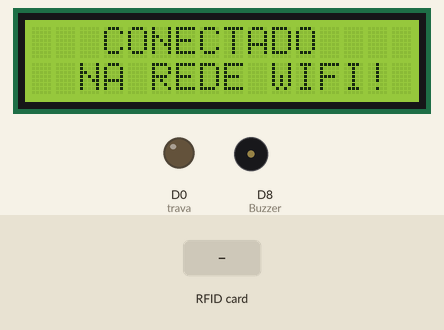
This sketch was run on a simulated ESP8266 (NodeMCU). On the bench: 16×2 character LCD, output pins drawn as LEDs (lit = HIGH), buzzer (waves = sounding). The inputs (shaded band) are chosen by the test bench. WiFi joins after 1.5 s; servers stay silent unless stated; uploads are accepted with an empty reply; pins used as bus, display or sensor lines are not drawn; what the sketch prints to the serial monitor is not drawn.

Above: at 2.2 s.
At 4.8 s:
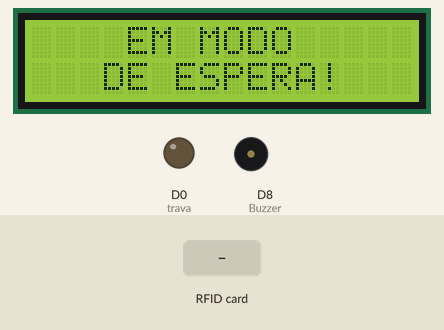
4.9 s: RFID card 31 05 96 11 held to the reader
At 6.9 s:
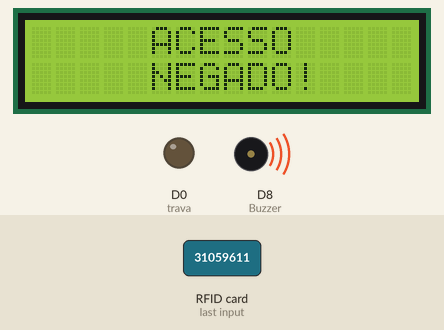
7.9 s: RFID card 5E 7A 19 C4 held to the reader
At 12.3 s:
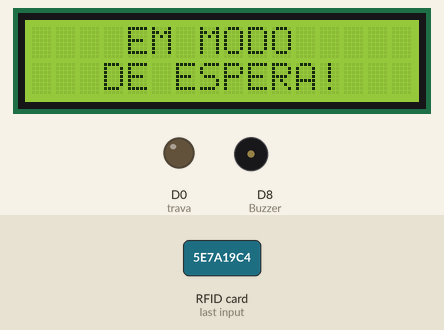
Timing chart, 0 to 13.8 s (numbered marks = the images above; inputs shaded):
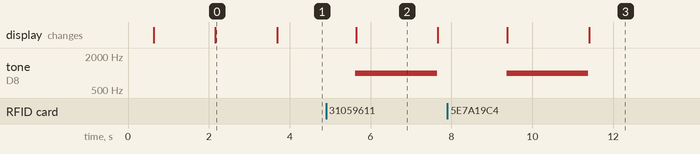

Measured:
- after the input at 4.9 s, tone on D8 (Buzzer): silent → 1000 Hz after 0.72 s, → silent 2.0 s later; the display: changes after 0.74 s (image 2)
- after the input at 7.9 s, tone on D8 (Buzzer): silent → 1000 Hz after 1.5 s, → silent 2.0 s later; the display: first changes after 1.5 s (image 3 shows a later state)
- what the display in image 0 shows lasts 1.5 s, from 2.2 s to 3.7 s
- what the display in image 2 shows lasts 2.1 s, from 5.6 s to 7.7 s

The sketch:

sketch_jan22a_com_https.ino
```cpp
//----------------------------------------Include the NodeMCU ESP8266 Library---------------------------------------------------------------------------------------------------------------//
//----------------------------------------see here: https://www.youtube.com/watch?v=8jMr94B8iN0 to add NodeMCU ESP8266 library and board
#include <ESP8266WebServer.h>
#include <ESP8266HTTPClient.h>
//------------------------------------------------------------------------------------------------------------------------------------------------------------------------------------------//

//----------------------------------------Include the SPI and MFRC522 libraries-------------------------------------------------------------------------------------------------------------//
//----------------------------------------Download the MFRC522 / RC522 library here: https://github.com/miguelbalboa/rfid
#include <SPI.h>
#include <FS.h>
#include <MFRC522.h>
#include <ESP8266WiFi.h>
#include <ESP8266WiFiMulti.h>
#include <LiquidCrystal_I2C.h>
#include <WiFiClientSecureBearSSL.h>


const char fingerprint[] PROGMEM = "F3:1B:B7:47:29:59:39:C1:91:7D:B4:61:DA:4D:EC:0D:8C:E1:E7:C1";
//------------------------------------------------------------------------------------------------------------------------------------------------------------------------------------------//

#define SS_PIN D4  //--> SDA / SS is connected to pinout D2
#define RST_PIN D3  //--> RST is connected to pinout D1
int lcdColumns = 16;
int lcdRows = 2;
MFRC522 mfrc522(SS_PIN, RST_PIN);  //--> Create MFRC522 instance.
LiquidCrystal_I2C lcd(0x27, lcdColumns, lcdRows);
WiFiClient client;
#define ON_Board_LED 2  //--> Defining an On Board LED, used for indicators when the process of connecting to a wifi router
#define trava D0 //a trava
#define Buzzer D8 //o buzzer
//----------------------------------------SSID and Password of your WiFi router-------------------------------------------------------------------------------------------------------------//
const char* ssid = "Leila";
const char* password = "31059611";
//------------------------------------------------------------------------------------------------------------------------------------------------------------------------------------------//

ESP8266WebServer server(80);  //--> Server on port 80

int readsuccess;
byte readcard[4];
char str[32] = "";
String StrUID;
int httpCode=0;
void atualiza_local(String x);
int getid();
int imprimir(String payload);
void control(int valor);
void verificador();
void  mensagem();

//-----------------------------------------------------------------------------------------------SETUP--------------------------------------------------------------------------------------//


void setup() {
  // initialize LCD
  lcd.init();
  // turn on LCD backlight
  lcd.backlight();
  Serial.begin(115200); //--> Initialize serial communications with the PC
  SPI.begin();      //--> Init SPI bus
  mfrc522.PCD_Init(); //--> Init MFRC522 card
  pinMode(trava, OUTPUT);
  pinMode(Buzzer, OUTPUT);
  noTone(Buzzer);
  delay(500);

  WiFi.begin(ssid, password); //--> Connect to your WiFi router
  Serial.println("");

  pinMode(ON_Board_LED,OUTPUT);
  digitalWrite(ON_Board_LED, HIGH); //--> Turn off Led On Board

  //----------------------------------------Wait for connection

  lcd.setCursor(3,0);
  // print message
  lcd.print("CONECTANDO");
  lcd.setCursor(2,1);
  // print message
  lcd.print("NA REDE WIFI!");
  Serial.print("Connecting");
  while (WiFi.status() != WL_CONNECTED) {
    Serial.print(".");
    //----------------------------------------Make the On Board Flashing LED on the process of connecting to the wifi router.
    digitalWrite(ON_Board_LED, LOW);
    delay(250);
    digitalWrite(ON_Board_LED, HIGH);
    delay(250);
  }
  if(WiFi.status() == WL_CONNECTED){
  lcd.clear();
  lcd.setCursor(3,0);
  // print message
  lcd.print("CONECTADO");
  lcd.setCursor(2,1);
  // print message
  lcd.print("NA REDE WIFI!");
  delay(1500);
  lcd.clear();

  }
  digitalWrite(ON_Board_LED, HIGH); //--> Turn off the On Board LED when it is connected to the wifi router.
   digitalWrite(trava, LOW);
  //----------------------------------------If successfully connected to the wifi router, the IP Address that will be visited is displayed in the serial monitor
  Serial.println("");
  Serial.print("Successfully connected to : ");
  Serial.println(ssid);
  Serial.print("IP address: ");
  Serial.println(WiFi.localIP());

  Serial.println("Please tag a card or keychain to see the UID !");
  Serial.println("");

  mensagem();

}
//------------------------------------------------------------------------------------------------------------------------------------------------------------------------------------------//

//-----------------------------------------------------------------------------------------------LOOP---------------------------------------------------------------------------------------//
unsigned long anterior_tarefa = 0;
unsigned long contador=0;
int informacao = 0;

void loop() {

   if (millis() - contador >  180000){
   lcd.clear();
   Serial.printf("\nentrou\n");
   verificador();
   contador = millis();
   delay(1000);
   lcd.clear();
   mensagem();
  }
  // put your main code here, to run repeatedly
  readsuccess = getid();
  //mensagem(readsuccess);

 digitalWrite(ON_Board_LED, LOW);
 if(readsuccess){

   String UIDresultSend, postData,local;
   UIDresultSend = StrUID;
   Serial.println(UIDresultSend);
 if(WiFi.status() == WL_CONNECTED){
 std::unique_ptr<BearSSL::WiFiClientSecure>client(new BearSSL::WiFiClientSecure);
 client->setFingerprint(fingerprint);
    // Or, if you happy to ignore the SSL certificate, then use the following line instead:
    //client->setInsecure();

   HTTPClient http;

   local="3410";

    //Post Data
    postData = UIDresultSend;
    Serial.println(postData);
    http.begin(*client,"https://controlenodemcu.000webhostapp.com/consult.php?tag="+UIDresultSend+"&local="+local);
    http.addHeader("Content-Type", "application/x-www-form-urlencoded"); //Specify content-type header"
    httpCode = http.POST(postData);   //Send the request
     //httpCode = https.GET();


   if(httpCode > 0){

   // Obteve resposta do servidor
   Serial.printf("[HTTP] POST ... código: %d\n",httpCode);

   if(httpCode == HTTP_CODE_OK){

    const String& payload = http.getString();    //Get the response payload
    //Serial.println(httpCode);   //Print HTTP return code
    String recebe=payload;

   int valor = imprimir(recebe);
   control(valor);
   http.end();  //Close connection
   delay(1000);
   digitalWrite(ON_Board_LED, HIGH);
  }else{

  Serial.printf("[HTTP] POST... código xxxx: %d\n", httpCode);
  http.end();

        }

    }

}

Serial.printf("[HTTP] POST... código: %d\n", httpCode);


     }

}

//------------------------------------------------------------------------------------------------------------------------------------------------------------------------------------------//

//----------------------------------------Procedure for reading and obtaining a UID from a card or keychain---------------------------------------------------------------------------------//
int getid() {
  if(!mfrc522.PICC_IsNewCardPresent()) {
    return 0;
  }
  if(!mfrc522.PICC_ReadCardSerial()) {
    return 0;
  }

  Serial.print("THE UID OF THE SCANNED CARD IS : ");

  for(int i=0;i<4;i++){
    readcard[i]=mfrc522.uid.uidByte[i]; //storing the UID of the tag in readcard
    array_to_string(readcard, 4, str);
    StrUID = str;
  }
  mfrc522.PICC_HaltA();
  return 1;
}
//------------------------------------------------------------------------------------------------------------------------------------------------------------------------------------------//


//----------------------------------------Procedure to change the result of reading an array UID into a string------------------------------------------------------------------------------//
void array_to_string(byte array[], unsigned int len, char buffer[]) {
    for (unsigned int i = 0; i < len; i++)
    {
        byte nib1 = (array[i] >> 4) & 0x0F;
        byte nib2 = (array[i] >> 0) & 0x0F;
        buffer[i*2+0] = nib1  < 0xA ? '0' + nib1  : 'A' + nib1  - 0xA;
        buffer[i*2+1] = nib2  < 0xA ? '0' + nib2  : 'A' + nib2  - 0xA;
    }
    buffer[len*2] = '\0';
}


//--------------------------------Procedimento de impressão-----------------------------//
int imprimir(String payload){

Serial.print("received payload:\n<<");
int i,j=0;
char v[100];

for(i=0;i<payload.length();i++){

if(payload[i] >=65 && payload[i]<=90 || payload[i] >=97 && payload[i]<=122 || payload[i]==32 ){
   v[j]=payload[i];
   j++;
     }
        }
 v[j]='\0';
char  recebe[j];
int cont = 0;
for(i=0;i<j;i++){

recebe[i]=v[i];
cont = cont + 1;
    }
 recebe[j]='\0';

Serial.printf("%s\n",recebe);
Serial.printf("%d",cont);
Serial.println(">>");
return cont;

}

//--------------------------------------------------------------------------------------//

void control(int valor){
int principal = 8;

if(principal == valor){

Serial.println("Authorized access");
    Serial.println();
    delay(500);
    digitalWrite(trava, HIGH);

   lcd.clear();
  lcd.setCursor(5,0);
  // print message
  lcd.print("ACESSO");
  lcd.setCursor(4,1);
  // print message
  lcd.print("LIBERADO!");
     tone(Buzzer,1000);
     delay(2000);
     digitalWrite(trava, LOW);
     noTone(Buzzer);
     lcd.clear();
     mensagem();


}else{

  delay(500);
   tone(Buzzer,1000);
    lcd.clear();
  lcd.setCursor(5,0);
  // print message
  lcd.print("ACESSO");
  lcd.setCursor(5,1);
  // print message
  lcd.print("NEGADO!");
  delay(2000);
  lcd.clear();
  noTone(Buzzer);
   mensagem();


}


return   ;
}


void mensagem(){

lcd.setCursor(4,0);
  // print message
  lcd.print("EM MODO");
  lcd.setCursor(3,1);
  // print message
  lcd.print("DE ESPERA!");

return   ;
}
```
